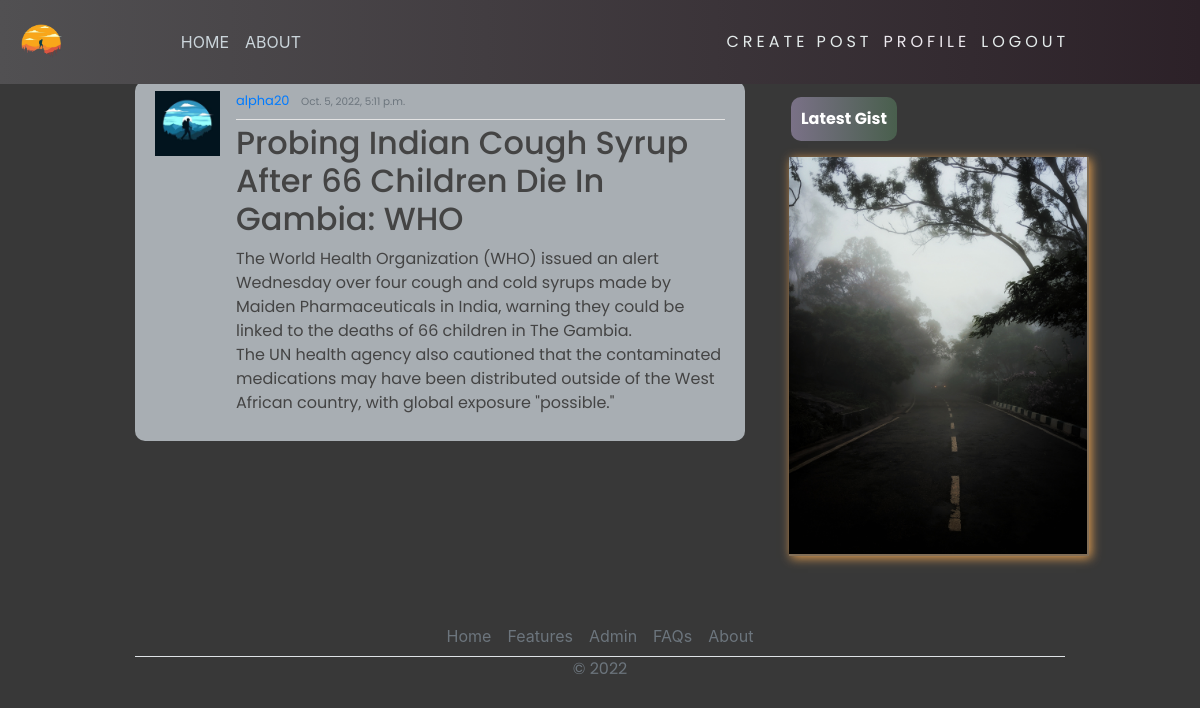
Screenshot of /post/33/ (signed in) with the database file from the repository.
### blog/models.py (models this page shows, shortened)
class Post(models.Model):
    title = models.CharField(max_length=200)
    content = models.TextField()
    date_posted = models.DateTimeField(default=timezone.now)
    author = models.ForeignKey(User, on_delete=models.CASCADE)

### users/models.py (models this page shows, shortened)
class Profile(models.Model):
    user = models.OneToOneField(User, on_delete=models.CASCADE)
    image = models.ImageField(default='default.jpg', upload_to='profile_pics')

### blog/views.py (the view)
# urls.py: path('post/<int:pk>/', PostDetailView.as_view(), name="blog-detail"),
class PostDetailView(LoginRequiredMixin, DetailView):
    model = Post

### blog/templates/blog/post_detail.html (shortened to what this page needs)
{% extends 'blog/base.html' %}
{% block content %}
        <article class="media content-section">
            <img class="rounded-cirlce article-img" src="{{ object.author.profile.image.url }}" alt="">
            <div class="media-body">
              <div class="article-metadata">
                <a class="mr-2" href="#">{{ object.author }}</a>
                <small class="text-muted">{{ object.date_posted }}</small> <br>
              </div>
              <h2><a class="article-title" href="#">{{ object.title }}</a></h2>
              <p class="article-content">{{ object.content }}</p>
            </div>
            <br>
          </article>
{% endblock content %}

### blog/static/blog/main.css (style rules this page uses)
body { background-color: rgb( 56, 56, 56 ); margin-top: 5rem; background-size: contain; background-repeat: no-repeat; }
h1, h2, h3, h4, h5, h6, p { color: #444444; font-family: "Poppins", sans-serif; }
.content-section { background: #ffffff; padding: 10px 20px; border-radius: 10px; margin-bottom: 20px; }
.article-title { color: #444444; }
.article-content { white-space: pre-line; }
.article-img { height: 65px; width: 65px; margin-right: 16px; }
.article-metadata { font-family: "Poppins", sans-serif; padding-bottom: 8px; margin-bottom: 4px; font-size: 13px; border-bottom: 1px solid #e3e3e3; }
.content-section { background-color: rgb(168, 174, 179); }

### rows the page displays
Post: author.profile.image (picture), author "alpha20", date_posted "Oct. 5, 2022, 5:11 p.m.", title "Probing Indian Cough Syrup After 66 Children Die In Gambia: WHO", content "The World Health Organization (WHO) issued an alert Wednesday over four cough and cold syrups made by Maiden Pharmaceuticals in India, warning they could be linked to the deaths of 66 children in The Gambia. The UN health agency also cautioned that the contaminated medications may have been distributed outside of the West African country, with global exposure \"possible.\""
